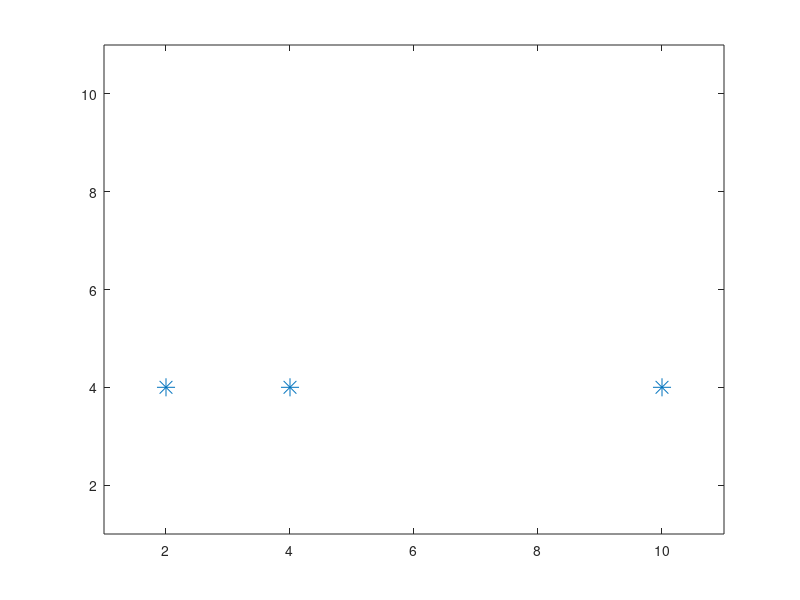
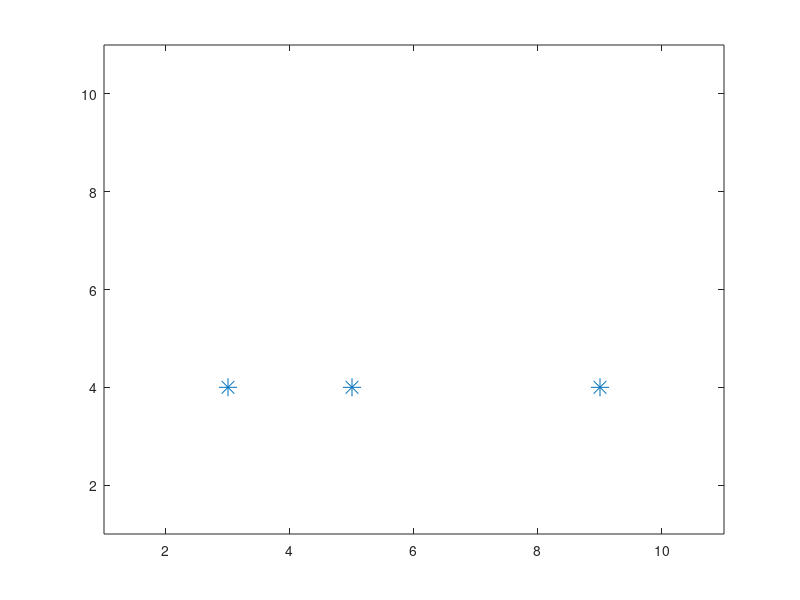
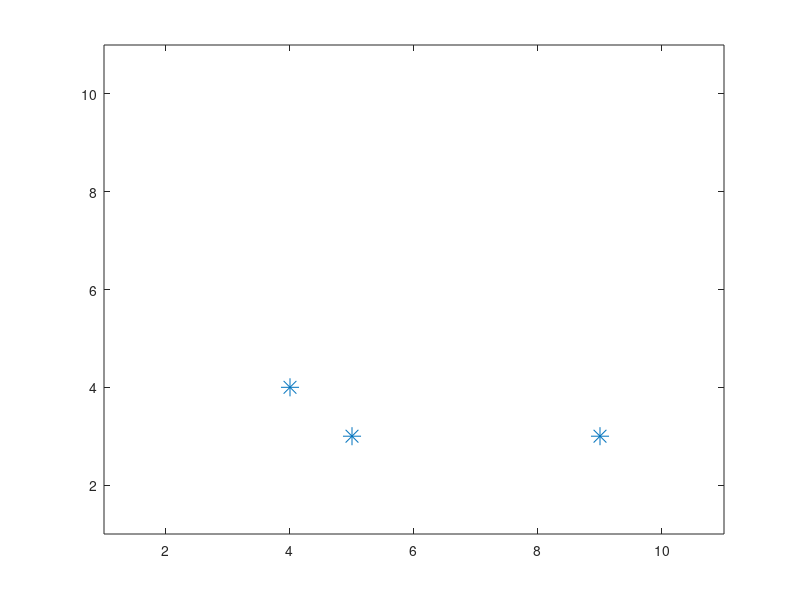
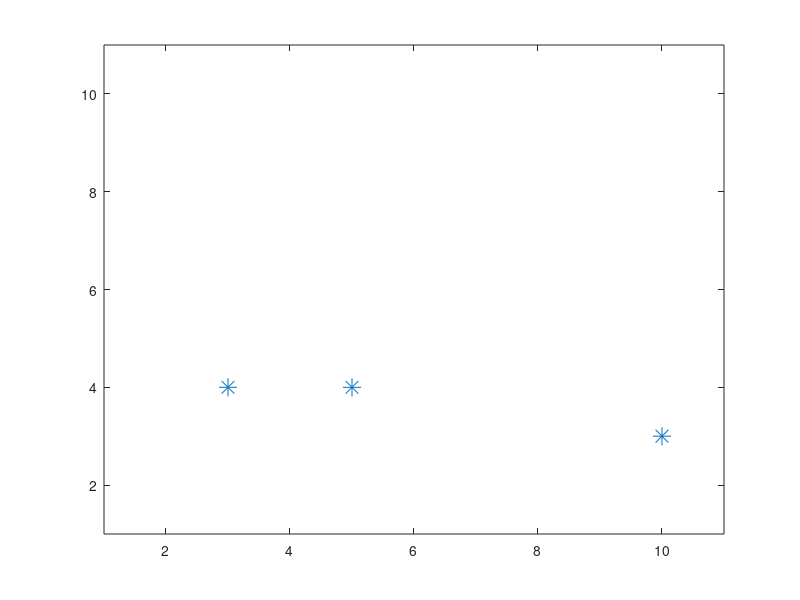

Write MATLAB code to recreate these figures, in order.

%  VARIABLES

l=10; % mitad del espacio
p=2; % valor del número de salto
n=3; % filas / numero de partículas
d=2; % columnas / dimensión
archivo="datos.txt"; % nombre del archivo donde se guardan las distancias
tiempos=10; %numero de tiempo corriendo la simulacion


%  Número de valores permitidos a través
%  del espacio.

k=((2*l)/p)+1;


%  Se define una matriz 'particulas'
%  que reune las coordenadas de cada partícula,
%  una por cada fila.

%  Las partículas se generan aleatoreamente
%  en función de la cantidad de
%  valores permitidos.

particulas=round(unifrnd(1,k,n,d));
%particulas=randi([1 k],n,d);

particulas







% ####################################
% ####################################
% FUNCION MOVIMIENTO

% pasos para mover a las particulas
% de manera aleatoria, un paso a la vez
% y una coordenada a la vez.


% Se definen valores especificos
% de movimiento.
dataset = [-1;1];

for t=1:tiempos

% Para cada partícula:
for i=1:n

  % Se elige una coordenada al azar.
  dimension=randi([1 d],1,1);

  % Si esta en el borde superior
  if (particulas(i,dimension) == k)
        % Restar 1
        particulas(i,dimension) --;
      % Si esta en el borde inferior
      elseif(particulas(i,dimension) == 1)
        % Sumar 1
        particulas(i,dimension) ++;
      % Si esta en cualquier otra
      % posicion
      else
      % Se escoge aleatoriamente uno
      % de los valores de 'dataset'
      % y se le suma al valor
      % de la coordenada.
      particulas(i,dimension)=particulas(i,dimension)+dataset(randi([1 2],1,1));

  endif
endfor

plot(particulas(:,1),particulas(:,2),'*','markersize', 13);
xlim([1,11]);
ylim([1,11]);
saveas(gcf,strcat('figure',num2str(t),'.png'));

endfor

particulas

% FUNCION MOVIMIENTO
% ####################################
% ####################################








% ####################################
% ####################################
% CAMBIO AL ESPACIO REAL


%  Se asigna el valor real en el espacio
%  de las 'l' a cada partícula generada.

for i=1:n
  for j=1:d
    particulas(i,j)=(((particulas(i,j)-1)*p)-l);
  endfor
endfor

 %particulas


 % CAMBIO AL ESPACIO REAL
 % ####################################
 % ####################################




%{}


 % ####################################
 % ####################################
 % FUNCION CALCULAR DISTANCIAS


%  Se calcula la distancia al origen
%  y se guardan los valores
%  en 'distancias'.
for i=1:n
  distancias(i,1)=sqrt(sum((particulas(i,:).^2)));
endfor

% Se genera un histograma con los
% datos de las distancias.
hist(distancias)

%  Se genera un archivo de texto
%  guardando las distancias
fid=fopen(archivo,"w");
fprintf(fid,'%2.5f\n',distancias);
fclose(fid);


% FUNCION CALCULAR DISTANCIAS
% ####################################
% ####################################
